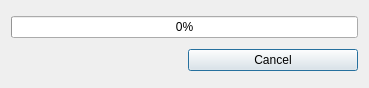
<?xml version="1.0" encoding="UTF-8"?>
<ui version="4.0">
 <class>progressWorker</class>
 <widget class="QDialog" name="progressWorker">
  <property name="geometry">
   <rect>
    <x>0</x>
    <y>0</y>
    <width>369</width>
    <height>88</height>
   </rect>
  </property>
  <property name="windowTitle">
   <string>Loading...</string>
  </property>
  <layout class="QGridLayout" name="gridLayout">
   <item row="1" column="1">
    <widget class="QPushButton" name="pushButton_cancel">
     <property name="text">
      <string>Cancel</string>
     </property>
    </widget>
   </item>
   <item row="1" column="0">
    <widget class="QLabel" name="label_progress">
     <property name="text">
      <string/>
     </property>
    </widget>
   </item>
   <item row="0" column="0" colspan="2">
    <widget class="QProgressBar" name="progressBar">
     <property name="value">
      <number>0</number>
     </property>
    </widget>
   </item>
  </layout>
 </widget>
 <resources/>
 <connections>
  <connection>
   <sender>pushButton_cancel</sender>
   <signal>clicked()</signal>
   <receiver>progressWorker</receiver>
   <slot>close()</slot>
   <hints>
    <hint type="sourcelabel">
     <x>245</x>
     <y>65</y>
    </hint>
    <hint type="destinationlabel">
     <x>240</x>
     <y>-15</y>
    </hint>
   </hints>
  </connection>
 </connections>
</ui>
